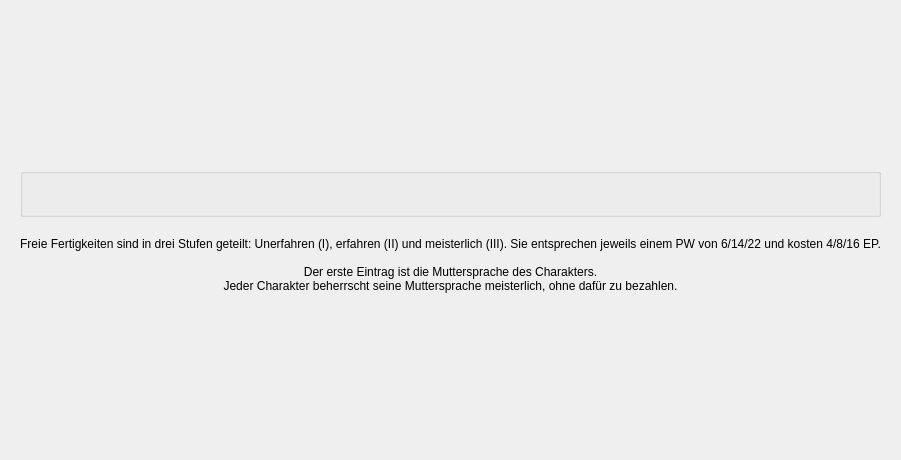
<?xml version="1.0" encoding="UTF-8"?>
<ui version="4.0">
 <class>Form</class>
 <widget class="QWidget" name="Form">
  <property name="geometry">
   <rect>
    <x>0</x>
    <y>0</y>
    <width>872</width>
    <height>460</height>
   </rect>
  </property>
  <property name="windowTitle">
   <string>Form</string>
  </property>
  <layout class="QGridLayout" name="gridLayout_3">
   <property name="leftMargin">
    <number>20</number>
   </property>
   <property name="topMargin">
    <number>20</number>
   </property>
   <property name="rightMargin">
    <number>20</number>
   </property>
   <property name="bottomMargin">
    <number>20</number>
   </property>
   <item row="0" column="0">
    <layout class="QGridLayout" name="gridLayout">
     <property name="verticalSpacing">
      <number>20</number>
     </property>
     <item row="0" column="0">
      <spacer name="verticalSpacer">
       <property name="orientation">
        <enum>Qt::Vertical</enum>
       </property>
       <property name="sizeHint" stdset="0">
        <size>
         <width>20</width>
         <height>40</height>
        </size>
       </property>
      </spacer>
     </item>
     <item row="3" column="0">
      <widget class="QLabel" name="labelInfo">
       <property name="minimumSize">
        <size>
         <width>0</width>
         <height>18</height>
        </size>
       </property>
       <property name="text">
        <string>Freie Fertigkeiten sind in drei Stufen geteilt: Unerfahren (I), erfahren (II) und meisterlich (III). Sie entsprechen jeweils einem PW von 6/14/22 und kosten 4/8/16 EP.

Der erste Eintrag ist die Muttersprache des Charakters.
Jeder Charakter beherrscht seine Muttersprache meisterlich, ohne dafür zu bezahlen.</string>
       </property>
       <property name="alignment">
        <set>Qt::AlignCenter</set>
       </property>
      </widget>
     </item>
     <item row="4" column="0">
      <spacer name="verticalSpacer_2">
       <property name="orientation">
        <enum>Qt::Vertical</enum>
       </property>
       <property name="sizeHint" stdset="0">
        <size>
         <width>20</width>
         <height>40</height>
        </size>
       </property>
      </spacer>
     </item>
     <item row="2" column="0">
      <widget class="QGroupBox" name="groupBox">
       <property name="title">
        <string/>
       </property>
       <property name="alignment">
        <set>Qt::AlignLeading|Qt::AlignLeft|Qt::AlignVCenter</set>
       </property>
       <property name="flat">
        <bool>false</bool>
       </property>
       <layout class="QGridLayout" name="freieFertsGrid">
        <property name="leftMargin">
         <number>20</number>
        </property>
        <property name="topMargin">
         <number>20</number>
        </property>
        <property name="rightMargin">
         <number>20</number>
        </property>
        <property name="bottomMargin">
         <number>20</number>
        </property>
       </layout>
      </widget>
     </item>
    </layout>
   </item>
  </layout>
 </widget>
 <resources/>
 <connections/>
</ui>
